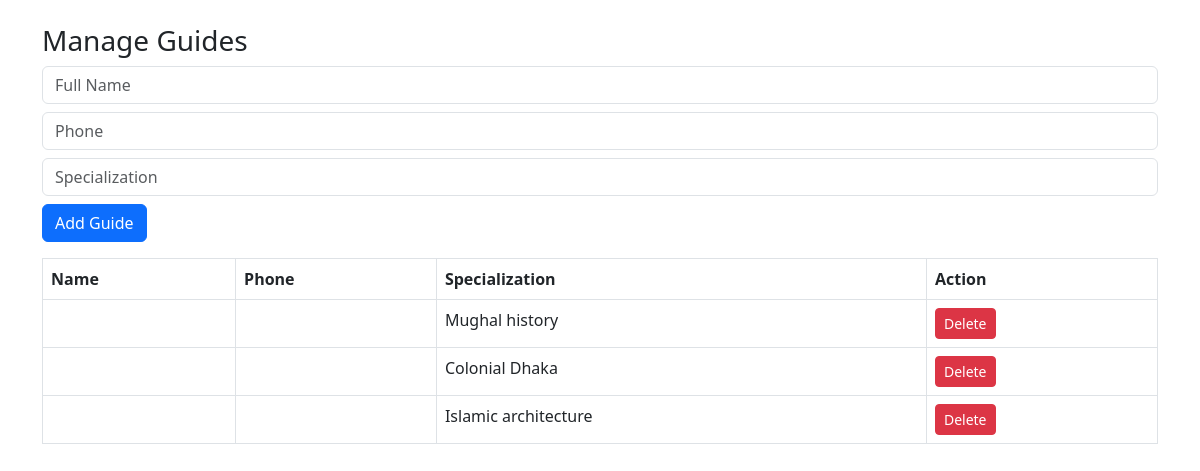
The app's page /admin/manage_guides.php (signed in) with its own data.
### tables this page shows
CREATE TABLE IF NOT EXISTS Guides (
  guide_id INT AUTO_INCREMENT PRIMARY KEY,
  name VARCHAR(120) NOT NULL,
  language VARCHAR(80),
  specialization VARCHAR(120),
  salary DECIMAL(10,2) DEFAULT 0
);

### admin/manage_guides.php (the view, shortened to what this page needs)
<?php
require_once __DIR__ . '/../includes/db_connect.php';
$guides = $pdo->query("SELECT * FROM Guides")->fetchAll();
?>
<!doctype html>
<html>
<head><title>Manage Guides</title>
<link href="https://cdn.jsdelivr.net/npm/bootstrap@5.3.0/dist/css/bootstrap.min.css" rel="stylesheet">
</head>
<body class="container py-4">
<h3>Manage Guides</h3>
<form method="post" class="mb-3">
  <input name="name" class="form-control mb-2" placeholder="Full Name">
  <input name="phone" class="form-control mb-2" placeholder="Phone">
  <input name="spec" class="form-control mb-2" placeholder="Specialization">
  <button class="btn btn-primary" name="add">Add Guide</button>
</form>
<table class="table table-bordered">
<tr><th>Name</th><th>Phone</th><th>Specialization</th><th>Action</th></tr>
<?php foreach ($guides as $g): ?>
<tr>
  <td><?= htmlspecialchars($g['full_name']) ?></td>
  <td><?= htmlspecialchars($g['phone']) ?></td>
  <td><?= htmlspecialchars($g['specialization']) ?></td>
  <td>
    <form method="post" style="display:inline">
      <button class="btn btn-sm btn-danger" name="delete" value="<?= $g['guide_id'] ?>">Delete</button>
    </form>
  </td>
</tr>
<?php endforeach; ?>
</table>
</body>
</html>

### records on screen
guides: specialization "Mughal history", $g['guide_id'] 1 (drawn)
guides: specialization "Colonial Dhaka", $g['guide_id'] 2 (drawn)
guides: specialization "Islamic architecture", $g['guide_id'] 3 (drawn)
